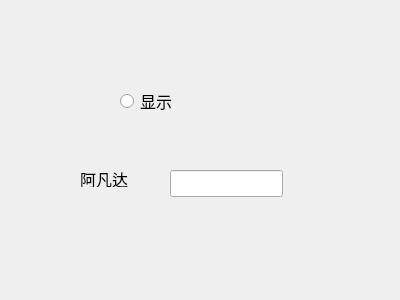
<?xml version="1.0" encoding="UTF-8"?>
<ui version="4.0">
 <class>Form</class>
 <widget class="QWidget" name="Form">
  <property name="geometry">
   <rect>
    <x>0</x>
    <y>0</y>
    <width>400</width>
    <height>300</height>
   </rect>
  </property>
  <property name="font">
   <font>
    <family>AR PL UKai TW</family>
    <pointsize>12</pointsize>
   </font>
  </property>
  <property name="windowTitle">
   <string>Form</string>
  </property>
  <widget class="QRadioButton" name="radioButton">
   <property name="geometry">
    <rect>
     <x>120</x>
     <y>90</y>
     <width>117</width>
     <height>22</height>
    </rect>
   </property>
   <property name="text">
    <string>显示</string>
   </property>
  </widget>
  <widget class="QLabel" name="label">
   <property name="enabled">
    <bool>true</bool>
   </property>
   <property name="geometry">
    <rect>
     <x>80</x>
     <y>170</y>
     <width>67</width>
     <height>17</height>
    </rect>
   </property>
   <property name="text">
    <string>阿凡达</string>
   </property>
  </widget>
  <widget class="QLineEdit" name="lineEdit">
   <property name="geometry">
    <rect>
     <x>170</x>
     <y>170</y>
     <width>113</width>
     <height>27</height>
    </rect>
   </property>
  </widget>
 </widget>
 <resources/>
 <connections>
  <connection>
   <sender>radioButton</sender>
   <signal>clicked(bool)</signal>
   <receiver>label</receiver>
   <slot>setVisible(bool)</slot>
   <hints>
    <hint type="sourcelabel">
     <x>168</x>
     <y>110</y>
    </hint>
    <hint type="destinationlabel">
     <x>80</x>
     <y>176</y>
    </hint>
   </hints>
  </connection>
  <connection>
   <sender>radioButton</sender>
   <signal>clicked(bool)</signal>
   <receiver>lineEdit</receiver>
   <slot>setEnabled(bool)</slot>
   <hints>
    <hint type="sourcelabel">
     <x>216</x>
     <y>102</y>
    </hint>
    <hint type="destinationlabel">
     <x>237</x>
     <y>186</y>
    </hint>
   </hints>
  </connection>
 </connections>
</ui>
